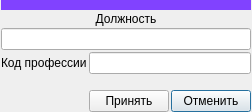
<?xml version="1.0" encoding="UTF-8"?>
<ui version="4.0">
 <class>Dialog</class>
 <widget class="QDialog" name="Dialog">
  <property name="geometry">
   <rect>
    <x>0</x>
    <y>0</y>
    <width>249</width>
    <height>112</height>
   </rect>
  </property>
  <property name="windowTitle">
   <string>Настройки должности</string>
  </property>
  <layout class="QGridLayout" name="gridLayout">
   <property name="leftMargin">
    <number>1</number>
   </property>
   <property name="topMargin">
    <number>0</number>
   </property>
   <property name="rightMargin">
    <number>1</number>
   </property>
   <property name="bottomMargin">
    <number>0</number>
   </property>
   <property name="spacing">
    <number>2</number>
   </property>
   <item row="5" column="0">
    <spacer name="horizontalSpacer">
     <property name="orientation">
      <enum>Qt::Horizontal</enum>
     </property>
     <property name="sizeHint" stdset="0">
      <size>
       <width>40</width>
       <height>20</height>
      </size>
     </property>
    </spacer>
   </item>
   <item row="5" column="2">
    <widget class="QPushButton" name="pushButton">
     <property name="text">
      <string>Отменить</string>
     </property>
    </widget>
   </item>
   <item row="2" column="0" colspan="3">
    <widget class="QLineEdit" name="le_name"/>
   </item>
   <item row="1" column="0" colspan="3">
    <widget class="QLabel" name="label">
     <property name="text">
      <string>&lt;html&gt;&lt;head/&gt;&lt;body&gt;&lt;p align=&quot;center&quot;&gt;Должность&lt;/p&gt;&lt;/body&gt;&lt;/html&gt;</string>
     </property>
    </widget>
   </item>
   <item row="3" column="0">
    <widget class="QLabel" name="label_2">
     <property name="text">
      <string>Код профессии</string>
     </property>
    </widget>
   </item>
   <item row="3" column="1" colspan="2">
    <widget class="QLineEdit" name="le_number"/>
   </item>
   <item row="4" column="1">
    <spacer name="verticalSpacer">
     <property name="orientation">
      <enum>Qt::Vertical</enum>
     </property>
     <property name="sizeHint" stdset="0">
      <size>
       <width>20</width>
       <height>40</height>
      </size>
     </property>
    </spacer>
   </item>
   <item row="5" column="1">
    <widget class="QPushButton" name="pushButton_2">
     <property name="text">
      <string>Принять</string>
     </property>
    </widget>
   </item>
   <item row="0" column="0" colspan="3">
    <widget class="QWidget" name="widget" native="true">
     <property name="minimumSize">
      <size>
       <width>0</width>
       <height>10</height>
      </size>
     </property>
     <property name="styleSheet">
      <string notr="true">background-color: rgb(129, 66, 255);</string>
     </property>
    </widget>
   </item>
  </layout>
 </widget>
 <tabstops>
  <tabstop>pushButton_2</tabstop>
  <tabstop>pushButton</tabstop>
  <tabstop>le_name</tabstop>
  <tabstop>le_number</tabstop>
 </tabstops>
 <resources/>
 <connections>
  <connection>
   <sender>pushButton_2</sender>
   <signal>clicked()</signal>
   <receiver>Dialog</receiver>
   <slot>acc()</slot>
   <hints>
    <hint type="sourcelabel">
     <x>190</x>
     <y>162</y>
    </hint>
    <hint type="destinationlabel">
     <x>19</x>
     <y>149</y>
    </hint>
   </hints>
  </connection>
  <connection>
   <sender>pushButton</sender>
   <signal>clicked()</signal>
   <receiver>Dialog</receiver>
   <slot>cancel()</slot>
   <hints>
    <hint type="sourcelabel">
     <x>293</x>
     <y>164</y>
    </hint>
    <hint type="destinationlabel">
     <x>64</x>
     <y>154</y>
    </hint>
   </hints>
  </connection>
 </connections>
 <slots>
  <slot>acc()</slot>
  <slot>cancel()</slot>
 </slots>
</ui>
